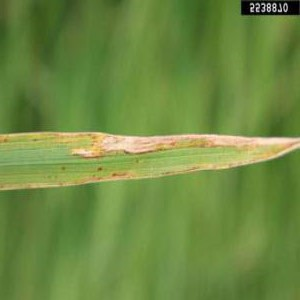
#> input picture images/K-blb_3.jpg, 300 x 300 px; its folder holds only this picture in this run
$ python -i research1Segment.py   (imports and definitions only)
#> lines starting #> are read from the running program, lines starting #| are printed output that depends on the picture; after the words box and inside, x2 and y2 are one past the last pixel; in counts of white or black regions, pixels touching at a corner belong together
import os
import cv2
import numpy as np

# Define the main directory containing the class subdirectories
main_directory = './dataset-balanced'

# Define the output directory
output_directory = './dataset-bgRemove'

# Define a function to apply background markers to an image
def apply_background_marker(image_path):
    # Load the image
#> called with image_path = '../../images/K-blb_3.jpg'
    image = cv2.imread(image_path)
#> image is the input picture: shape (300, 300, 3); mean B, G, R 65.9, 137.8, 110.2

    # Step 1: Non-green background marker
    B, G, R = cv2.split(image)
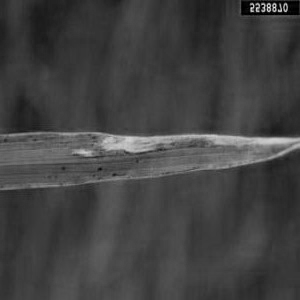
#> B: shape (300, 300); min 0, max 239, mean 65.9
    ExG = 2 * G - R - B
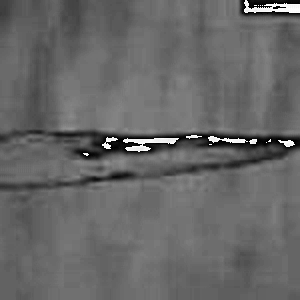
#> ExG: shape (300, 300); min 0, max 255, mean 102.7
    ExR = 1.4 * R - G - B
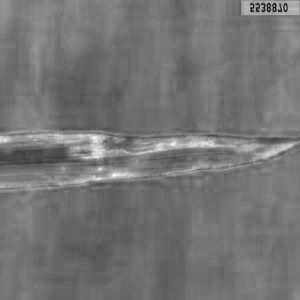
#> ExR: shape (300, 300) float64; min -143.4, max 62, mean -49.5; drawn with min black and max white
    diff = ExG - ExR
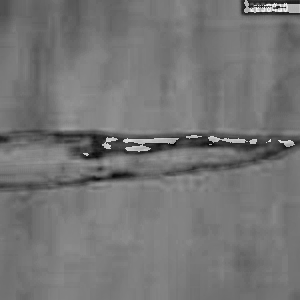
#> diff: shape (300, 300) float64; min -47.4, max 386.2, mean 152.1; drawn with min black and max white
    threshold = np.mean(diff) - np.std(diff)
#> threshold = 118.3
    non_green_mask = (diff <= threshold) | (R > G)
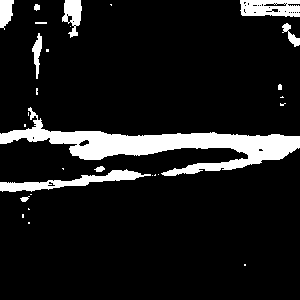
#> non_green_mask: shape (300, 300) bool; 10.5% white; 29 white regions (17 under 20 px), largest, box (x1, y1, x2, y2) and area: (0, 107, 300, 176) 6112, (0, 169, 151, 192) 1128, (240, 0, 300, 17) 841
    non_green_mask = (R > 200) & (G > 220) & (B > 200) & (R < 256) & (G < 256) & (B < 256) | (R < 30) & (G < 30) & (B < 30)
#> non_green_mask: shape (300, 300) bool; 0.58% white; 17 white regions (15 under 20 px), largest, box (x1, y1, x2, y2) and area: (242, 1, 299, 15) 466, (267, 139, 279, 142) 25

    # Step 2: Texture background marker
    gray_image = cv2.cvtColor(image, cv2.COLOR_BGR2GRAY)
    entropy_threshold = 220
    entropy = cv2.filter2D(gray_image, -1, np.array([[-1, -1, -1], [-1, 9, -1], [-1, -1, -1]]))
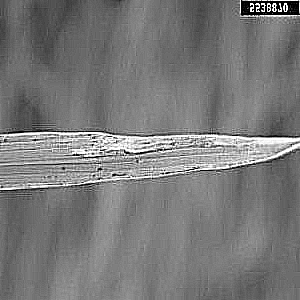
#> entropy: shape (300, 300); min 0, max 255, mean 121.2
    texture_mask = entropy > entropy_threshold
#> texture_mask: shape (300, 300) bool; 3.4% white in thin lines or dots, all inside (x1, y1, x2, y2) = (0, 0, 300, 190)

    # Combine the masks
    combined_mask = non_green_mask | texture_mask
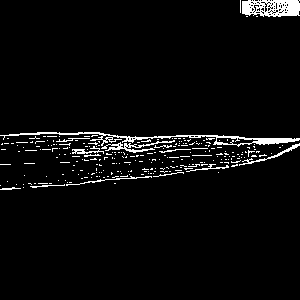
#> combined_mask: shape (300, 300) bool; 3.9% white in thin lines or dots, all inside (x1, y1, x2, y2) = (0, 0, 300, 190)

    # Step 3: Marker cleanup
    min_area_threshold = 100
    distance_threshold = 50
    marker_mask = np.zeros_like(combined_mask, dtype=np.uint8)
    contours, _ = cv2.findContours(combined_mask.astype(np.uint8), cv2.RETR_EXTERNAL, cv2.CHAIN_APPROX_SIMPLE)
#> contours = 252 contours, 245 with area under 20; largest, box (x1, y1, x2, y2) and area: (242, 0, 300, 17) 814, (0, 132, 300, 147) 774, (101, 140, 175, 153) 136, (239, 143, 300, 166) 83, (72, 146, 104, 154) 51, (66, 176, 152, 186) 27, (186, 164, 229, 172) 24
    for contour in contours:
        if cv2.contourArea(contour) > min_area_threshold:
            distance = cv2.pointPolygonTest(contour, (image.shape[1] // 2, image.shape[0] // 2), True)
            if distance > distance_threshold:
                cv2.drawContours(marker_mask, [contour], -1, 255, thickness=cv2.FILLED)
#> this loop made 252 passes
#> distance on passes 228, 248, 251: -1, -12.04, -165
#> contour on passes 1, 3, 5, 6, 7, 8: [[23, 187]], [[0, 185]], [[23, 184]], [[16, 184]], [[114, 183], [115, 183]], [[49, 183], [51, 183]]
#> marker_mask: shape (300, 300); every value is 0

    # Save the marker mask
    marker_output_path = os.path.join(output_directory, os.path.basename(image_path))
    cv2.imwrite(marker_output_path, marker_mask)

# Loop through the class subdirectories and process images
# [7 lines not run here, left out]


# STOP HERE:
# 1. try method from research - found git repo Nantheera Anantrasirichai*, Sion Hannuna and Nishan Canagarajah
# 2. search for more detailed dataset
# if research is not done successfully go back with extractEdges.py

# OPTION:
# 1. try the research 1 - not implemented well
# 2. try the research 2 -
# 3. continue my edge segmentation

# ACCORDING TO THE RESEARCH: CURRENT TRIAL
# 1. Preprocessing
#   - resize & white balance
# 2. Main processing:
#   - background marker
#   - leaf marker
#   - initial leaf
#   - leaf shape refinement

>>> result = apply_background_marker('../../images/K-blb_3.jpg')

$ run again, on images/K-blb_4.jpg
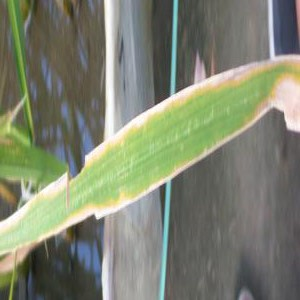
#> input picture images/K-blb_4.jpg, 300 x 300 px
#> in apply_background_marker, image is the input picture: shape (300, 300, 3); mean B, G, R 112.5, 132, 126.7
#> threshold = 40.7
#> in apply_background_marker, `non_green_mask = (diff <= threshold) | (R > G)`:
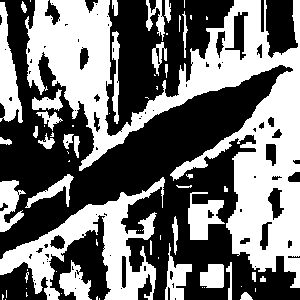
#> non_green_mask: shape (300, 300) bool; 44.9% white; 68 white regions (33 under 20 px), largest, box (x1, y1, x2, y2) and area: (25, 0, 300, 288) 25281, (0, 177, 165, 300) 6560, (0, 2, 23, 123) 1460
#> texture_mask: shape (300, 300) bool; 9.6% white; 410 white regions (380 under 20 px), largest, box (x1, y1, x2, y2) and area: (69, 0, 249, 192) 2720, (32, 136, 230, 300) 1523, (0, 165, 69, 236) 858
#> in apply_background_marker, `combined_mask = non_green_mask | texture_mask`:
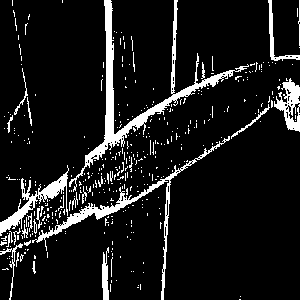
#> combined_mask: shape (300, 300) bool; 10% white; 411 white regions (381 under 20 px)
#> contours = 411 contours, 400 with area under 20; largest, box (x1, y1, x2, y2) and area: (69, 0, 249, 192) 2314, (32, 136, 230, 300) 1210, (0, 165, 69, 236) 787, (274, 78, 300, 132) 596, (268, 0, 300, 61) 239
#> the loop in apply_background_marker, `for contour in contours:` made 411 passes
#> distance on passes 33, 205, 261, 359, 408, 409: -105.7, -83.95, -28.84, -131.6, -151.4, -17.46
